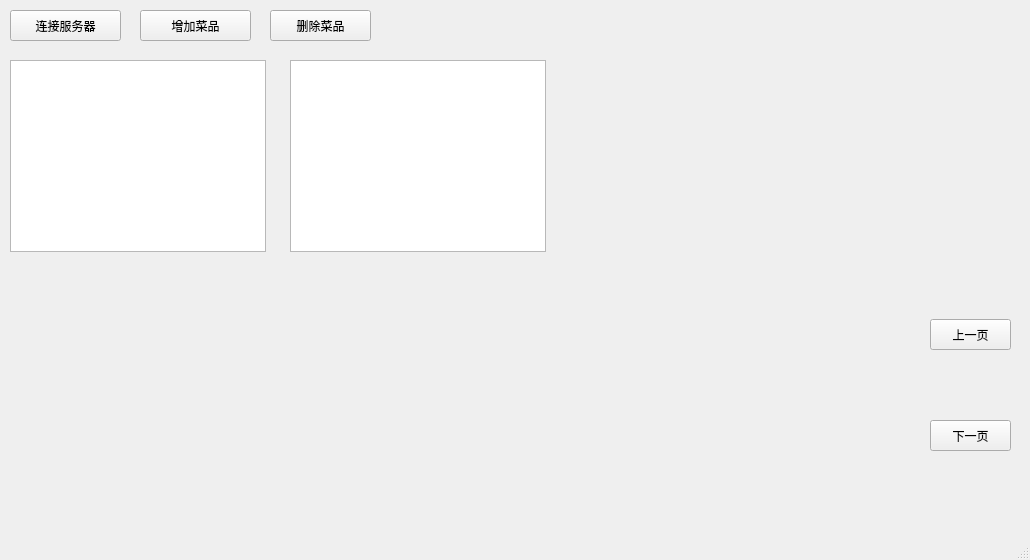
<?xml version="1.0" encoding="UTF-8"?>
<ui version="4.0">
 <class>MainWindow</class>
 <widget class="QMainWindow" name="MainWindow">
  <property name="geometry">
   <rect>
    <x>0</x>
    <y>0</y>
    <width>1030</width>
    <height>560</height>
   </rect>
  </property>
  <property name="windowTitle">
   <string>MainWindow</string>
  </property>
  <widget class="QWidget" name="centralwidget">
   <widget class="QPushButton" name="connectButton">
    <property name="geometry">
     <rect>
      <x>10</x>
      <y>10</y>
      <width>111</width>
      <height>31</height>
     </rect>
    </property>
    <property name="text">
     <string>连接服务器</string>
    </property>
   </widget>
   <widget class="QTextBrowser" name="textBrowser">
    <property name="geometry">
     <rect>
      <x>290</x>
      <y>60</y>
      <width>256</width>
      <height>192</height>
     </rect>
    </property>
   </widget>
   <widget class="QTextBrowser" name="textBrowser_2">
    <property name="geometry">
     <rect>
      <x>10</x>
      <y>60</y>
      <width>256</width>
      <height>192</height>
     </rect>
    </property>
   </widget>
   <widget class="QLabel" name="img1">
    <property name="geometry">
     <rect>
      <x>30</x>
      <y>290</y>
      <width>200</width>
      <height>200</height>
     </rect>
    </property>
    <property name="text">
     <string/>
    </property>
   </widget>
   <widget class="QLabel" name="name1">
    <property name="geometry">
     <rect>
      <x>70</x>
      <y>500</y>
      <width>111</width>
      <height>21</height>
     </rect>
    </property>
    <property name="text">
     <string/>
    </property>
   </widget>
   <widget class="QLabel" name="name2">
    <property name="geometry">
     <rect>
      <x>280</x>
      <y>500</y>
      <width>121</width>
      <height>21</height>
     </rect>
    </property>
    <property name="text">
     <string/>
    </property>
   </widget>
   <widget class="QLabel" name="img2">
    <property name="geometry">
     <rect>
      <x>250</x>
      <y>290</y>
      <width>200</width>
      <height>200</height>
     </rect>
    </property>
    <property name="text">
     <string/>
    </property>
   </widget>
   <widget class="QLabel" name="name3">
    <property name="geometry">
     <rect>
      <x>510</x>
      <y>500</y>
      <width>91</width>
      <height>21</height>
     </rect>
    </property>
    <property name="text">
     <string/>
    </property>
   </widget>
   <widget class="QLabel" name="name4">
    <property name="geometry">
     <rect>
      <x>740</x>
      <y>500</y>
      <width>81</width>
      <height>21</height>
     </rect>
    </property>
    <property name="text">
     <string/>
    </property>
   </widget>
   <widget class="QLabel" name="img4">
    <property name="geometry">
     <rect>
      <x>690</x>
      <y>290</y>
      <width>200</width>
      <height>200</height>
     </rect>
    </property>
    <property name="text">
     <string/>
    </property>
   </widget>
   <widget class="QLabel" name="img3">
    <property name="geometry">
     <rect>
      <x>470</x>
      <y>290</y>
      <width>200</width>
      <height>200</height>
     </rect>
    </property>
    <property name="text">
     <string/>
    </property>
   </widget>
   <widget class="QPushButton" name="AddDishButton">
    <property name="geometry">
     <rect>
      <x>140</x>
      <y>10</y>
      <width>111</width>
      <height>31</height>
     </rect>
    </property>
    <property name="text">
     <string>增加菜品</string>
    </property>
   </widget>
   <widget class="QPushButton" name="DeleteDishButton">
    <property name="geometry">
     <rect>
      <x>270</x>
      <y>10</y>
      <width>101</width>
      <height>31</height>
     </rect>
    </property>
    <property name="text">
     <string>删除菜品</string>
    </property>
   </widget>
   <widget class="QPushButton" name="PrePagesButton">
    <property name="geometry">
     <rect>
      <x>930</x>
      <y>319</y>
      <width>81</width>
      <height>31</height>
     </rect>
    </property>
    <property name="text">
     <string>上一页</string>
    </property>
   </widget>
   <widget class="QPushButton" name="NexPagesButton">
    <property name="geometry">
     <rect>
      <x>930</x>
      <y>420</y>
      <width>81</width>
      <height>31</height>
     </rect>
    </property>
    <property name="text">
     <string>下一页</string>
    </property>
   </widget>
   <widget class="QLabel" name="Pages">
    <property name="geometry">
     <rect>
      <x>940</x>
      <y>370</y>
      <width>71</width>
      <height>31</height>
     </rect>
    </property>
    <property name="text">
     <string/>
    </property>
   </widget>
  </widget>
  <widget class="QMenuBar" name="menubar">
   <property name="geometry">
    <rect>
     <x>0</x>
     <y>0</y>
     <width>1030</width>
     <height>21</height>
    </rect>
   </property>
  </widget>
  <widget class="QStatusBar" name="statusbar"/>
 </widget>
 <resources/>
 <connections/>
</ui>
